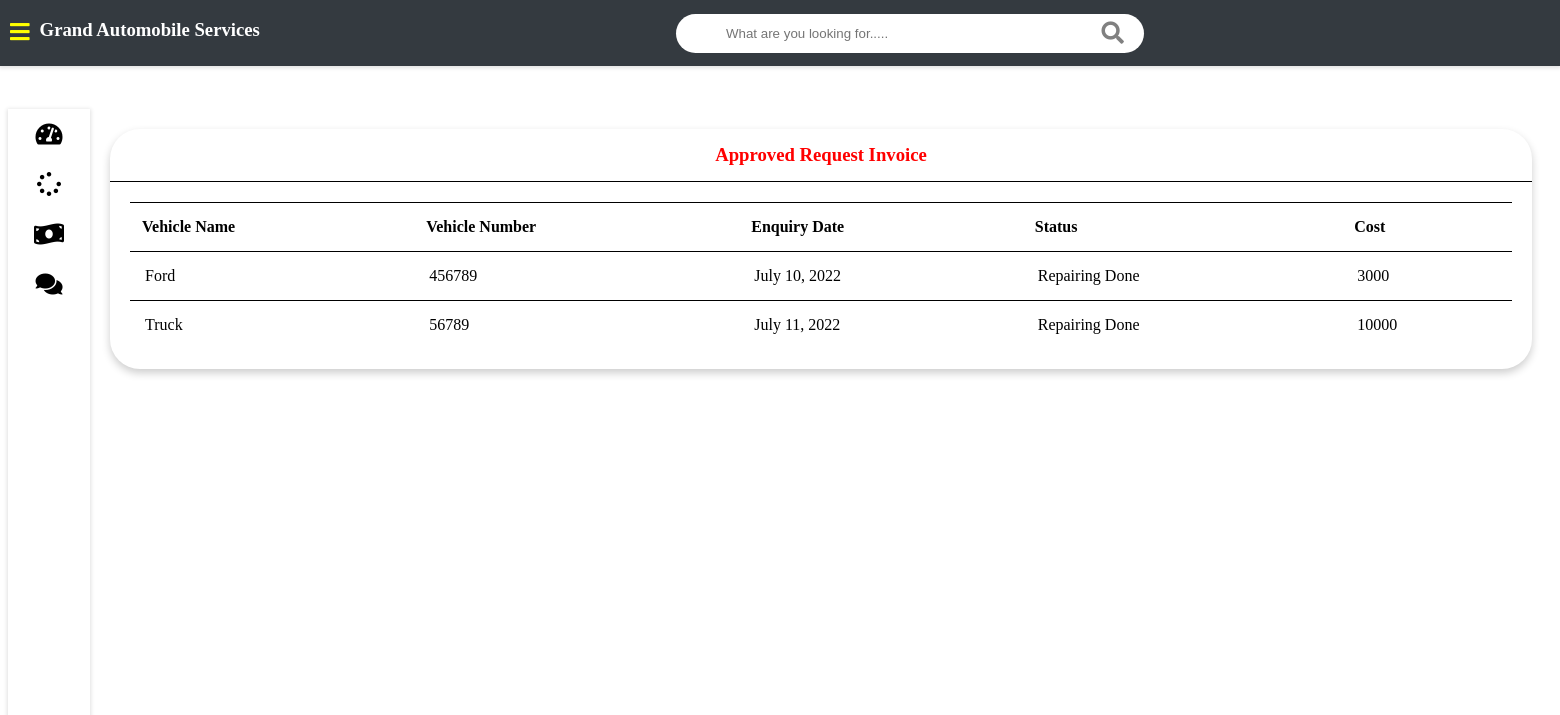
Screenshot of /customer-view-approved-request-invoice (signed in) with the database file from the repository.
### vehicle/models.py (models this page shows, shortened)
class Request(models.Model):
    cat         = (('two wheeler with gear','two wheeler with gear'),('two wheeler without gear','two wheeler without gear'),('three wheeler','three wheeler'),('four wheeler','four wheeler'))
    category    = models.CharField(max_length=50, choices=cat)
    vehicle_no      = models.PositiveIntegerField(null=False)
    vehicle_name    = models.CharField(max_length=40, null=False)
    vehicle_model   = models.CharField(max_length=40, null=False)
    vehicle_brand   = models.CharField(max_length=40, null=False)
    problem_description     = models.CharField(max_length=500, null=False)
    date                    = models.DateField(auto_now=True)
    cost                    = models.PositiveIntegerField(null=True)
    customer        = models.ForeignKey('Customer', on_delete=models.CASCADE, null=True)
    mechanic        = models.ForeignKey('Mechanic', on_delete=models.CASCADE, null=True)
    stat       = (('Pending','Pending'),('Approved','Approved'),('Repairing','Repairing'),('Repairing Done','Repairing Done'),('Released','Released'))
    status     = models.CharField(max_length=50, choices=stat, default='Pending', null=True)

### vehicle/views.py (the view)
# urls.py: path('customer-view-approved-request-invoice', views.customer_view_approved_request_invoice_view, name='customer-view-approved-request-invoice'),
@login_required(login_url='customerlogin')
@user_passes_test(is_customer)
def customer_view_approved_request_invoice_view(request):
    customer        = models.Customer.objects.get(user_id=request.user.id)
    enquiries       = models.Request.objects.all().filter(customer_id=customer.id).exclude(status="Pending")
    return render(request,'vehicle/customer/customer_view_approved_request_invoice.html',{'customer':customer, 'enquiries':enquiries})

### vehicle/views.py (called while the page is built)
def is_customer(user):
    return user.groups.filter(name='CUSTOMER').exists()

### templates/vehicle/customer/customer_view_approved_request_invoice.html
{% extends "vehicle/customer/customerbase.html" %}
{% block content %}
<div class="wrapper">
    <div class="row">
        <div class="col-12 col-m-12 col-sm-12">
            <div class="card">
                <div class="card-header">
                    <h3 style="color:red; text-align:center">Approved Request Invoice</h3>
                </div>
                <div class="card-content">
                    <table>
                        <thead>
                            <tr>
                                <th>Vehicle Name</th>
                                <th>Vehicle Number</th>
                                <th>Enquiry Date</th>
                                <th>Status</th>
                                <th>Cost</th>
                            </tr>
                        </thead>
                        <tbody>
                            {% for enq in enquiries %}
                            <tr>
                                <td>{{enq.vehicle_name}}</td>
                                <td>{{enq.vehicle_no}}</td>
                                <td>{{enq.date}}</td>
                                <td>{{enq.status}}</td>
                                <td>{{enq.cost}}</td>
                            </tr>
                            {% endfor %}
                        </tbody>
                    </table>
                </div>
            </div>
        </div>
    </div>
<br><br><br><br><br><br><br><br><br><br><br><br><br><br><br><br>
</div>
{% endblock content %}

### static/style.css (style rules this page uses)
* { box-sizing: border-box; }
[class*="col-"] { padding: 10px; }
@media only screen and (min-width: 600px) { .col-sm-12 { width: 100%; } }
@media only screen and (min-width: 768px) { .col-m-12 { width: 100%; } }
@media only screen and (min-width: 992px) { .col-12 { width: 100%; } }
.card { color: #343a40!; border-radius: 30px; margin-bottom: 10px; box-shadow: 0 4px 8px 0 rgba(0,0,0,0.2); }
.card-header { padding: 15px 30px; border-bottom: 1px solid ; position: relative; }
.card-header h3 { margin: 0; }
.card-content { padding: 20px; overflow-x: auto; }
table { border-collapse: collapse; width: 100%; }
table td { border-top: 1px solid black; padding: 15px; }
table th { border-top: 1px solid black; border-bottom: 1px solid black; padding: 15px 12px; text-align: left; }
.row { display: flex; flex-wrap: wrap; flex-direction: row; }
.row:after, .row:before { box-sizing: border-box; }
.wrapper { padding: 10px; margin-left: 82px; padding-top: 75px; background: white; transition: margin-left .5s; }

### rows the page displays
Request: vehicle_name "Ford", vehicle_no "456789", date "July 10, 2022", status "Repairing Done", cost "3000"
Request: vehicle_name "Truck", vehicle_no "56789", date "July 11, 2022", status "Repairing Done", cost "10000"
